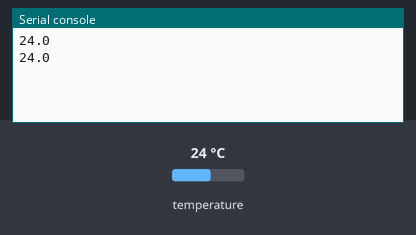
Simulated run of this program. Board: Raspberry Pi Pico running MicroPython. Parts: the last lines printed to the serial console. The test bench sets the inputs (shaded band); at power-on: temperature 24 °C.

Above: at 1.2 s.
1.3 s: temperature set to 12 °C
At 2.7 s:
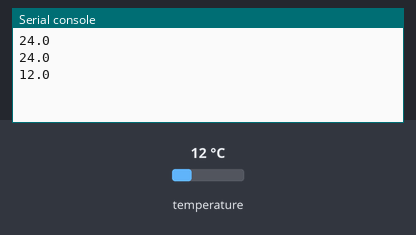
2.8 s: temperature set to 19 °C
At 4.0 s:
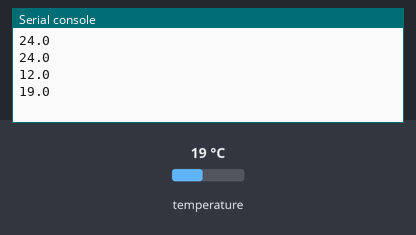
Timing chart, 0 to 5.8 s (numbered marks = the images above; inputs shaded):
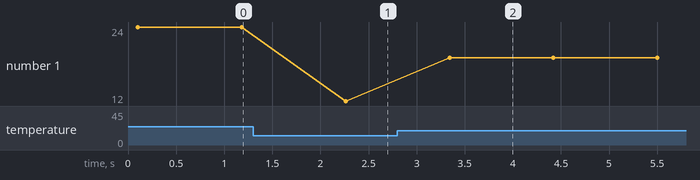

The program:

basic-aht10-temp-sensor.py
```python
# Connect an AH10 sensor to 3v3, GND, and GPIO 15 (SCL), and GPIO 14 (SDA)

# This requires the ahtx0 MicroPython library to be installed:
from ahtx0 import AHT10

from machine import Pin, I2C
from time import sleep

# Set up the I2C protocol on I2C controller 1 (there's also 0)
# I2C controller 1 is connected to GPIO 15 (SCL -  clock) and 14 (SDA - data)
# Refer to your Pico pinout diagram for the I2C pins and controller numbers
i2c = I2C(1, scl=Pin(15), sda=Pin(14))

# Create our sensor object from the ahtx0 library using the i2c setup above.
sensor = AHT10(i2c)

while True:
    print(sensor.temperature) # also try sensor.relative_humdity
    sleep(1)
```

Measured:
- after the input at 1.3 s, the serial console: prints a new line after 0.96 s (image 1)
- after the input at 2.8 s, the serial console: prints a new line after 0.54 s (image 2)
- plotted number 1: 24 → 12 after the input at 1.3 s, 12 → 19 after the input at 2.8 s
